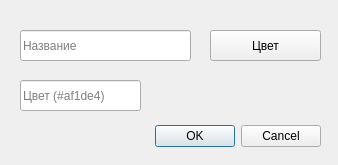
<?xml version="1.0" encoding="UTF-8"?>
<ui version="4.0">
 <class>EditBranchDialog</class>
 <widget class="QDialog" name="EditBranchDialog">
  <property name="geometry">
   <rect>
    <x>0</x>
    <y>0</y>
    <width>338</width>
    <height>165</height>
   </rect>
  </property>
  <property name="windowTitle">
   <string>Dialog</string>
  </property>
  <widget class="QDialogButtonBox" name="buttonBox">
   <property name="geometry">
    <rect>
     <x>50</x>
     <y>120</y>
     <width>271</width>
     <height>32</height>
    </rect>
   </property>
   <property name="orientation">
    <enum>Qt::Horizontal</enum>
   </property>
   <property name="standardButtons">
    <set>QDialogButtonBox::Cancel|QDialogButtonBox::Ok</set>
   </property>
  </widget>
  <widget class="QLineEdit" name="lineEdit_AddName">
   <property name="geometry">
    <rect>
     <x>20</x>
     <y>30</y>
     <width>171</width>
     <height>31</height>
    </rect>
   </property>
   <property name="placeholderText">
    <string>Название</string>
   </property>
  </widget>
  <widget class="QPushButton" name="pushButtonColor">
   <property name="geometry">
    <rect>
     <x>210</x>
     <y>30</y>
     <width>111</width>
     <height>31</height>
    </rect>
   </property>
   <property name="text">
    <string>Цвет</string>
   </property>
  </widget>
  <widget class="QLineEdit" name="lineEdit_Color">
   <property name="geometry">
    <rect>
     <x>20</x>
     <y>80</y>
     <width>121</width>
     <height>31</height>
    </rect>
   </property>
   <property name="placeholderText">
    <string>Цвет (#af1de4)</string>
   </property>
  </widget>
 </widget>
 <resources/>
 <connections>
  <connection>
   <sender>buttonBox</sender>
   <signal>accepted()</signal>
   <receiver>EditBranchDialog</receiver>
   <slot>accept()</slot>
   <hints>
    <hint type="sourcelabel">
     <x>248</x>
     <y>254</y>
    </hint>
    <hint type="destinationlabel">
     <x>157</x>
     <y>274</y>
    </hint>
   </hints>
  </connection>
  <connection>
   <sender>buttonBox</sender>
   <signal>rejected()</signal>
   <receiver>EditBranchDialog</receiver>
   <slot>reject()</slot>
   <hints>
    <hint type="sourcelabel">
     <x>316</x>
     <y>260</y>
    </hint>
    <hint type="destinationlabel">
     <x>286</x>
     <y>274</y>
    </hint>
   </hints>
  </connection>
 </connections>
</ui>
